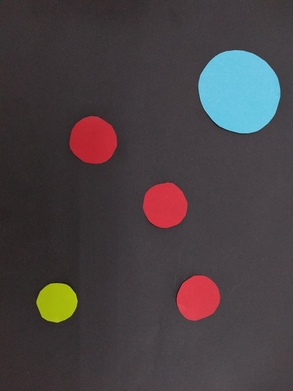
%> input picture Negro1.bmp, 293 x 391 px
$ octave DetecciondePuntos.m   (GNU Octave 9; MATLAB toolbox functions it lacks are replaced by stand-ins)
%> lines starting %> are read from the running program, lines starting %| are printed output that depends on the picture; in (x1, y1, x2, y2) boxes, pixels count from 0 and x2, y2 are one past the last pixel; in counts of white or black regions, pixels touching at a corner belong together; the program's own positions count from 1
### UmbralBase.m
function [I] = UmbralBase( ima, superior,inferior)
%UMBRALBASE Summary of this function goes here
%   Detailed explanation goes here

[filas,columnas]=size(ima);
for i=1:filas
    for j=1:columnas
        if ima(i,j) >= superior && ima(i,j) <= inferior
            I(i,j)=255;
        else
            I(i,j)=0;
        end
    end
end
end

### campopot.m
function GA=campopot(Ux,Uy,sig,M)
[f,c]=size(M);

for i=1:f
    for j=1:c
        GA(i,j)=exp(-((i-Ux)^2+(j-Uy)^2)/(2*(sig^2)));
    end
end

### DetecciondePuntos.m
clc,clear,close all
% Lectura de imagen y muestra
    ima=imread('Negro1.bmp');
%> ima is the input picture: size 391x293x3 uint8; mean R, G, B 71.6, 64.4, 66.9
% Imagen en escala de grises.
    gris = rgb2gray(ima);
% Dimensionamiento de imagen.
    [filas,columnas] = size(gris);
%> filas = 391; columnas = 293
% Segmentacion de imagen
    imaR=ima(:,:,1);
    imaG=ima(:,:,2);
    imaB=ima(:,:,3);
    % Obstaculos
        Imobs = UmbralBase(imaR,180,255);
%> after the loop in UmbralBase, `for i=1:filas`:
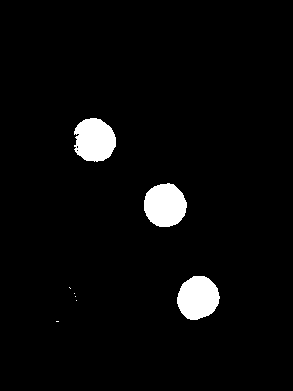
%> I: size 391x293 double; 3.8% white; 8 white regions (5 under 20 px), largest, box (x1, y1, x2, y2) and area: (144, 183, 187, 227) 1474, (74, 118, 116, 162) 1443, (177, 276, 220, 320) 1438
        [centers,radii] = imfindcircles(Imobs,[10 25],'ObjectPolarity','bright','Sensitivity',0.92);
%> centers = [165.3 206.3; 197.9 299.3; 96.16 141.6]; radii = [21.53; 21.13; 21.32]
    % Movil
        Immovil = UmbralBase(imaG,150,189);
%> call 2 of UmbralBase, with superior = 150, inferior = 189
%> after the loop in UmbralBase (call 2), `for i=1:filas`:
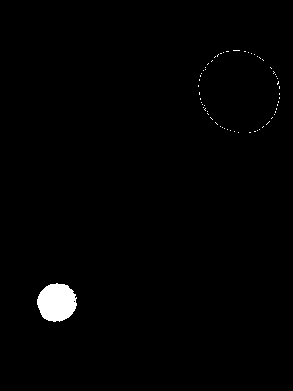
%> I: size 391x293 double; 1.1% white; 62 white regions (61 under 20 px), largest, box (x1, y1, x2, y2) and area: (37, 283, 77, 322) 1190
        [centersMovil,radiiMovil] = imfindcircles(Immovil,[10 25],'ObjectPolarity','bright','Sensitivity',0.92);
%> centersMovil = [57 303.1]; radiiMovil = 19.31
    % Meta
        Immeta = UmbralBase(imaB,200,255);
%> call 3 of UmbralBase, with superior = 200, inferior = 255
%> after the loop in UmbralBase (call 3), `for i=1:filas`:
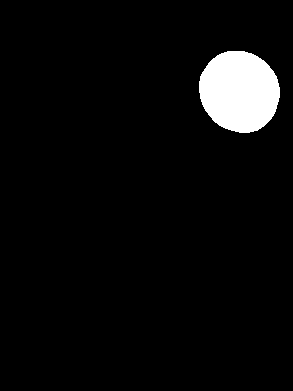
%> I: size 391x293 double; 4.5% white; 1 white region, box (x1, y1, x2, y2) and area: (199, 51, 280, 133) 5195
        [centersMeta,radiiMeta] = imfindcircles(Immeta,[20 50],'ObjectPolarity','bright','Sensitivity',0.92);
%> centersMeta = [239.9 91.79]; radiiMeta = 40.75
% Coordenadas de meta, movil y obstaculos.
    metaXc = centersMeta(1);        % x=239
%> metaXc = 239.9
    metaYc = centersMeta(2);        % y=92
%> metaYc = 91.79
    movilXc = centersMovil(1);      % x=57
%> movilXc = 57
    movilYc = centersMovil(2);      % y=303
%> movilYc = 303.1
    obstaculos = centers;           % x1=165 y1=206 x2=198 y2=299 x3=95 y3=141
%> obstaculos = [165.3 206.3; 197.9 299.3; 96.16 141.6]

    tam = filas;
%> tam = 391
% Redondeo de coordenadas.
    meta=[round(metaXc) round(metaYc)];
%> meta = [240 92]
    movil=[round(movilXc) round(movilYc)];
%> movil = [57 303]
% Creacion de matriz para colocar las gaussianas
    M=zeros(columnas,filas);
% Colocaci髇 de gaussianas en las coordenadas de los obstaculos
     for i=1:length(obstaculos)
         M= M + campopot(obstaculos(i,1),obstaculos(i,2),14,M);
     end
%> this loop made 3 passes
%> pass 1, `M= M + campopot(obstaculos(i,1),obstaculos(i,2),14,M);`:
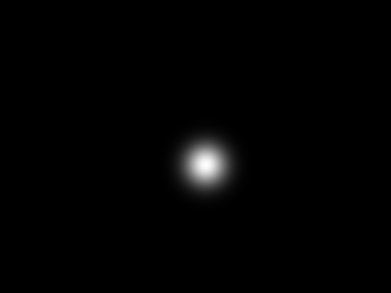
%> M: size 293x391 double; min 2.47e-77, max 1, mean 0.0107
% Graficamos la meta junto con los obstaculos.
    M = M-campopot(meta(1),meta(2),190,M);
%> call 4 of campopot, with Ux = 240, Uy = 92, sig = 190
%> after the loop in campopot (call 4), `for i=1:f`:
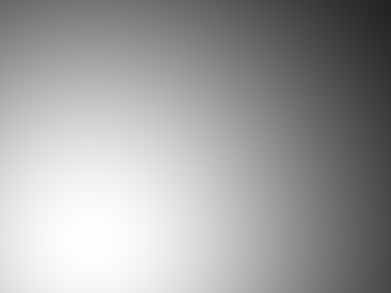
%> GA: size 293x391 double; min 0.131, max 1, mean 0.63
%Obtencion de la matriz de velocidades.
    [x,y]=meshgrid(1:filas,1:columnas);
    [Gx,Gy]=gradient(-M);
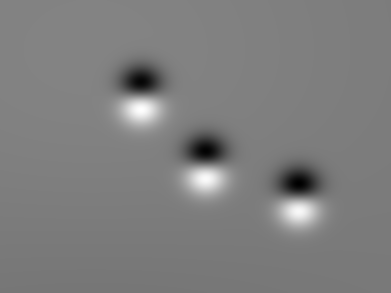
%> Gy: size 293x391 double; min -0.0424, max 0.046, mean 0.00133; drawn with min black and max white
    figure,quiver(x,y,Gx,Gy);
%> after `quiver(x,y,Gx,Gy)`:
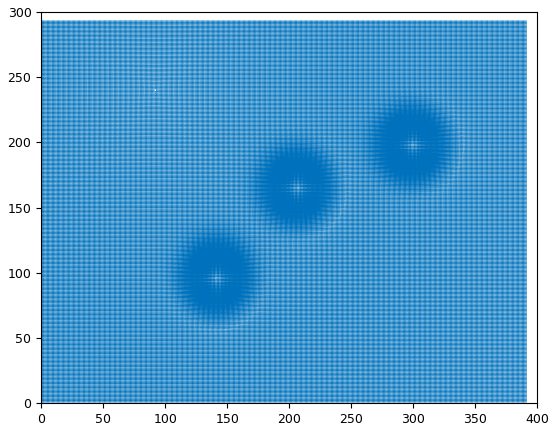
%> figure redrawn from the program's plot data; highest point at x = 1, y = 293; highest point at x = 391, y = 293
% Posicion inicial del movil.
    c1 = movil(1);
%> c1 = 57
    c2 = movil(2);
%> c2 = 303
    Gx(c1,c2);
    Gy(c1,c2);
    iter = 0;

% Comienzo de simulaci髇, se crea una figura y se guarda en la variable
% para modificar sus propiedades
    fig = figure;
    hold on
    fig.Children.Visible = 'off';
    fig.Children.Clipping = 'off';
    fig.Children.Projection = 'orthographic';
    set(gcf, 'Position', get(0,'Screensize'));
% Se agrega el objeto STL
%> (the run ends here)
